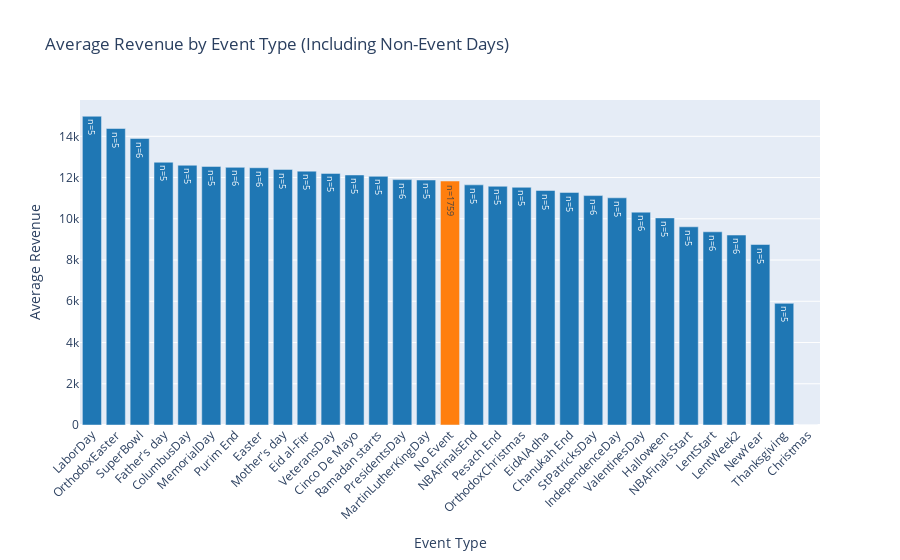

Notebook code for this chart:
### Markdown cell above
## Event analysis

### Code cell
# Create a copy of the dataframe
store_events = store_data.copy()

# Create separate rows for each event
events_df1 = store_data[store_data["event_name_1"].notna()][
    ["date", "revenue", "event_name_1"]
].rename(columns={"event_name_1": "event"})
events_df2 = store_data[store_data["event_name_2"].notna()][
    ["date", "revenue", "event_name_2"]
].rename(columns={"event_name_2": "event"})
events_combined = pd.concat([events_df1, events_df2], ignore_index=True)

# Add No Event days
no_event_days = store_data[
    store_data["event_name_1"].isna() & store_data["event_name_2"].isna()
].copy()
no_event_days["event"] = "No Event"
no_event_days = no_event_days[["date", "revenue", "event"]]

# Combine all events and no-event days
all_events = pd.concat([events_combined, no_event_days], ignore_index=True)

# Calculate impact for all events
event_impact = (
    all_events.groupby("event")["revenue"].agg(["mean", "count"]).reset_index()
)

# Sort by mean revenue in descending order
event_impact = event_impact.sort_values("mean", ascending=False)

# Create color list where No Event is a different color
colors = ["#1f77b4" if x != "No Event" else "#ff7f0e" for x in event_impact["event"]]

# Create bar plot
fig = px.bar(
    event_impact,
    x="event",
    y="mean",
    text=event_impact["count"].apply(lambda x: f"n={x}"),  # Add count as text on bars
    title="Average Revenue by Event Type (Including Non-Event Days)",
    labels={"mean": "Average Revenue", "event": "Event Type"},
)

# Update traces with colors and text position
fig.update_traces(marker_color=colors, textposition="auto")

# Improve readability of x-axis labels
fig.update_layout(xaxis_tickangle=-45, showlegend=False)

fig.show()

### Figure 1 — Plotly figure (JSON) as saved in the notebook; plotly's stock layout.template omitted (floating-point values rounded to 4 significant figures)
{"data": [{"hovertemplate": "Event Type=%{x}<br>Average Revenue=%{y}<br>text=%{text}<extra></extra>", "legendgroup": "", "marker": {"color": ["#1f77b4", "#1f77b4", "#1f77b4", "#1f77b4", "#1f77b4", "#1f77b4", "#1f77b4", "#1f77b4", "#1f77b4", "#1f77b4", "#1f77b4", "#1f77b4", "#1f77b4", "#1f77b4", "#1f77b4", "#ff7f0e", "#1f77b4", "#1f77b4", "#1f77b4", "#1f77b4", "#1f77b4", "#1f77b4", "#1f77b4", "#1f77b4", "#1f77b4", "#1f77b4", "#1f77b4", "#1f77b4", "#1f77b4", "#1f77b4", "#1f77b4"], "pattern": {"shape": ""}}, "name": "", "orientation": "v", "showlegend": false, "text": ["n=5", "n=5", "n=6", "n=5", "n=5", "n=5", "n=6", "n=6", "n=5", "n=5", "n=5", "n=5", "n=5", "n=6", "n=5", "n=1759", "n=5", "n=5", "n=5", "n=5", "n=5", "n=6", "n=5", "n=6", "n=5", "n=5", "n=6", "n=6", "n=5", "n=5", "n=5"], "textposition": "auto", "type": "bar", "x": ["LaborDay", "OrthodoxEaster", "SuperBowl", "Father's day", "ColumbusDay", "MemorialDay", "Purim End", "Easter", "Mother's day", "Eid al-Fitr", "VeteransDay", "Cinco De Mayo", "Ramadan starts", "PresidentsDay", "MartinLutherKingDay", "No Event", "NBAFinalsEnd", "Pesach End", "OrthodoxChristmas", "EidAlAdha", "Chanukah End", "StPatricksDay", "IndependenceDay", "ValentinesDay", "Halloween", "NBAFinalsStart", "LentStart", "LentWeek2", "NewYear", "Thanksgiving", "Christmas"], "xaxis": "x", "y": [14970.0, 14380.0, 13900.0, 12740.0, 12600.0, 12540.0, 12500.0, 12480.0, 12390.0, 12310.0, 12200.0, 12130.0, 12060.0, 11900.0, 11880.0, 11830.0, 11650.0, 11580.0, 11530.0, 11370.0, 11280.0, 11130.0, 11020.0, 10320.0, 10040.0, 9612.0, 9369.0, 9212.0, 8754.0, 5899.0, 0.0], "yaxis": "y"}], "layout": {"barmode": "relative", "legend": {"tracegroupgap": 0}, "showlegend": false, "title": {"text": "Average Revenue by Event Type (Including Non-Event Days)"}, "xaxis": {"anchor": "y", "domain": [0, 1], "tickangle": -45, "title": {"text": "Event Type"}}, "yaxis": {"anchor": "x", "domain": [0, 1], "title": {"text": "Average Revenue"}}}}
